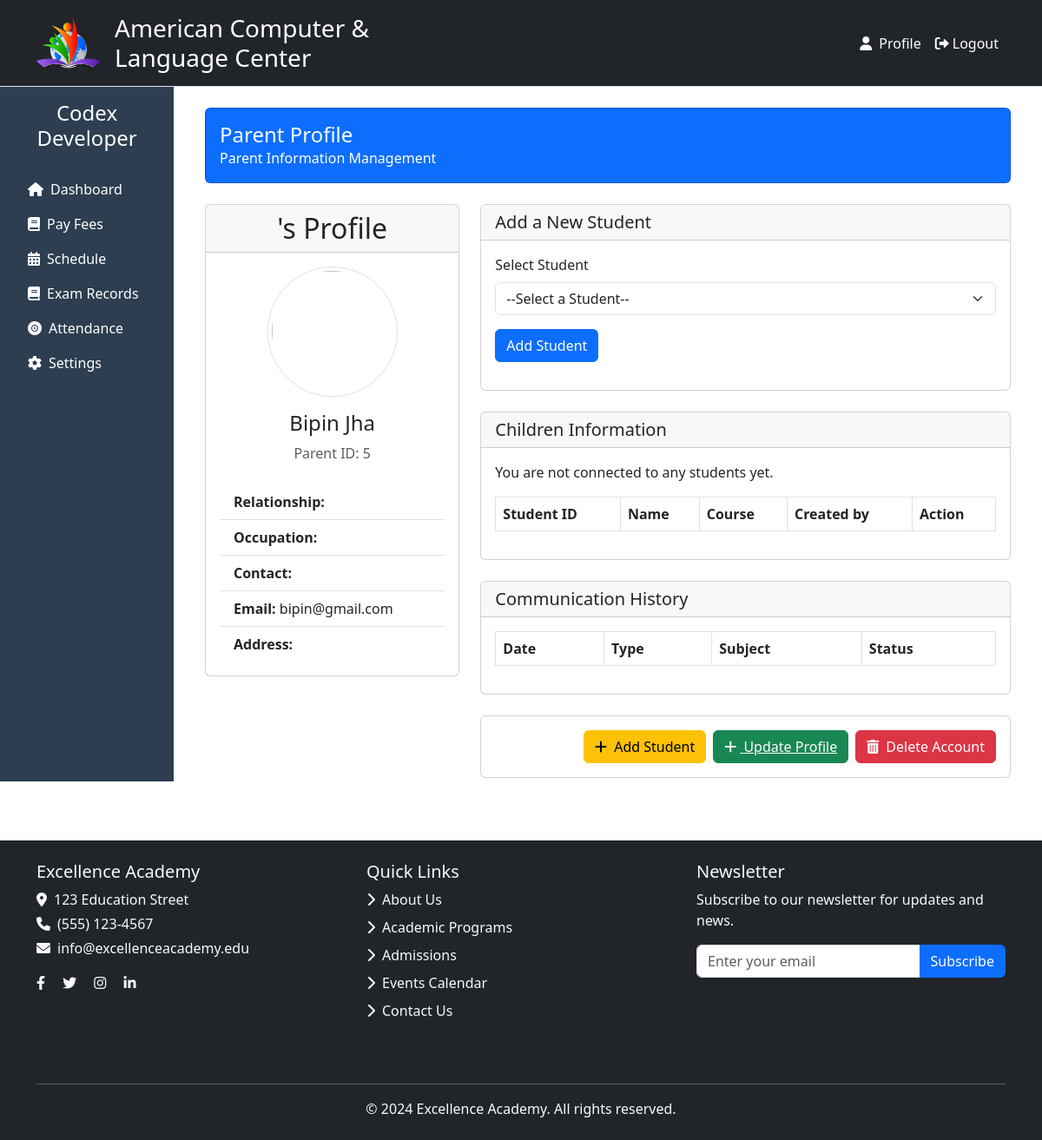
Screenshot of /profile/parent/ (signed in) with the database file from the repository.
### userapp/models.py (models this page shows, shortened)
class CustomUser(AbstractBaseUser, PermissionsMixin):
    username = models.CharField(max_length=150, unique=True)
    email = models.EmailField(unique=True)
    full_name = models.CharField(max_length=255)
    is_active = models.BooleanField(default=True)
    is_staff = models.BooleanField(default=False)  # Staff user (can log into admin)
    role = models.CharField(
        max_length=10,
        choices=UserRole.choices,
        default=UserRole.ADMIN
    )
    objects = CustomUserManager()
    USERNAME_FIELD = 'email'
    REQUIRED_FIELDS = ['full_name']  # Only full_name is required for superuser creation

### userapp/views.py (the view)
# urls.py: path('profile/parent/', views.parent_profile_view, name='parent_profile'),
@login_required(login_url='login')
def parent_profile_view(request):
    parent = request.user  # Get the logged-in user
    try:
        parentData = Parent.objects.get(user=parent)  # Query the Parent model based on the user
    except Parent.DoesNotExist:
        parentData = None  # If no Parent data exists, set it to None or handle as needed
    if parentData:
        connections = StudentParent.objects.filter(parent=parentData)
    else:
        connections = StudentParent.objects.none()
    studentData = Student.objects.all()
    context = {
        'studentData': studentData,
        'parentData': parentData,
        'parent': parent,
        'connections': connections  # Send only the relevant connections
    }
    return render(request, 'user/profile/parent_profile.html', context)

### userapp/templates/user/profile/parent_profile.html (shortened to what this page needs)
{% extends 'user/base.html' %}
{% block content %}
<div class="container">
    <div class="row mb-4">
        <div class="col-12">
            <div class="card bg-primary text-white">
                <div class="card-body">
                    <h4 class="card-title mb-0">Parent Profile</h4>
                    <p class="mb-0">Parent Information Management</p>
                </div>
            </div>
        </div>
    </div>
    <div class="row">
        <div class="col-md-4 mb-4">
            <div class="card">
                <div class="card-header text-center">
                    <h2 class="card-title mb-0">{{ parentData.user.username }}'s Profile</h2>
                </div>
                <div class="card-body">
                    <div class="text-center mb-4">
                        <img src="{{ parent.profile_photo.url|default:'/static/img/default-avatar.png' }}"
                            class="rounded-circle img-thumbnail" width="150" height="150">
                        <h4 class="mt-3">{{ parent.full_name }}</h4>
                        <p class="text-muted">Parent ID: {{ parent.id }}</p>
                    </div>
                    <ul class="list-group list-group-flush">
                        <li class="list-group-item"><strong>Relationship:</strong> {{ parentData.relationship }}</li>
                        <li class="list-group-item"><strong>Occupation:</strong> {{ parentData.occupation }}</li>
                        <li class="list-group-item"><strong>Contact:</strong> {{ parentData.phone_number }}</li>
                        <li class="list-group-item"><strong>Email:</strong> {{ parent.email }}</li>
                        <li class="list-group-item"><strong>Address:</strong> {{ parentData.address }}</li>
                    </ul>
                </div>
            </div>
        </div>
        <div class="col-md-8">
            <div class="row">
                <div class="col-12 mb-4">
                    <div class="card">
                        <div class="card-header">
                            <h5 class="card-title mb-0">Add a New Student</h5>
                        </div>
                        <div class="card-body">
                            <form method="POST" action=" {% url "add_student_for_parent" %} " >
                                <div class=" mb-3">
                                <label for="student" class="form-label">Select Student</label>
                                <select name="student" id="student" class="form-select" required>
                                    <option value="">--Select a Student--</option>
                                </select>
                        </div>
                        <button type="submit" class="btn btn-primary">Add Student</button>
                        </form>
                    </div>
                </div>
            </div>
            <div class="col-12 mb-4">
                <div class="card">
                    <div class="card-header">
                        <h5 class="card-title mb-0">Children Information</h5>
                    </div>
                    <div class="card-body">
                        <div class="table-responsive">
                            <table class="table table-bordered">
                                <thead>
                                    <tr>
                                        <th>Student ID</th>
                                        <th>Name</th>
                                        <th>Course</th>
                                        <th>Created by</th>
                                        <th>Action</th>
                                    </tr>
                                </thead>
                                {% if connections %}
                                <tbody>
                                    {% for connection in connections %}
                                    <tr>
                                        <td>{{ connection.student.id }}</td>
                                        <td>{{ connection.student.name }} </td>
                                        <td>{{ connection.student.course }}</td>
                                        <td> {{ connection.student.created_by }} </td>
                                        <td>
                                            <a href="{% url 'student_profile' connection.student.id %}"
                                                class="btn btn-info btn-sm">View</a>
                                            <a href="{% url 'remove_student' connection.student.id %}" class="btn btn-danger btn-sm">Remove</a>
                                        </td>
                                    </tr>
                                    {% endfor %}
                                </tbody>
                                {% else %}
                                <p>You are not connected to any students yet.</p>
                                {% endif %}
                            </table>
                        </div>
                    </div>
                </div>
            </div>
            <div class="col-12 mb-4">
                <div class="card">
                    <div class="card-header">
                        <h5 class="card-title mb-0">Communication History</h5>
                    </div>
                    <div class="card-body">
                        <div class="table-responsive">
                            <table class="table table-bordered">
                                <thead>
                                    <tr>
                                        <th>Date</th>
                                        <th>Type</th>
                                        <th>Subject</th>
                                        <th>Status</th>
                                    </tr>
                                </thead>
                            </table>
                        </div>
                    </div>
                </div>
            </div>
            <div class="col-12">
                <div class="card">
                    <div class="card-body">
                        <div class="d-flex justify-content-end">
                            <button class="btn btn-warning me-2"
                                onclick="window.location.href='{% url 'add_student_for_parent' %}'">
                                <i class="fas fa-plus me-1"></i> Add Student
                            </button>
                            <button class="btn btn-success me-2">
                                <a href="{% url 'add_parent_details' %}" class="text-white">
                                    <i class="fas fa-plus me-1"></i> Update Profile
                                </a>
                            </button>
                            <button class="btn btn-danger" onclick="deleteProfile()">
                                <i class="fas fa-trash-alt me-1"></i> Delete Account
                            </button>
                        </div>
                    </div>
                </div>
            </div>
        </div>
    </div>
</div>
</div>
{% endblock %}

### userapp/templates/user/base.html (style rules this page uses)
.card { transition: transform 0.2s; }

### rows the page displays
CustomUser: full_name "Bipin Jha", id "5", email "bipin@gmail.com"
